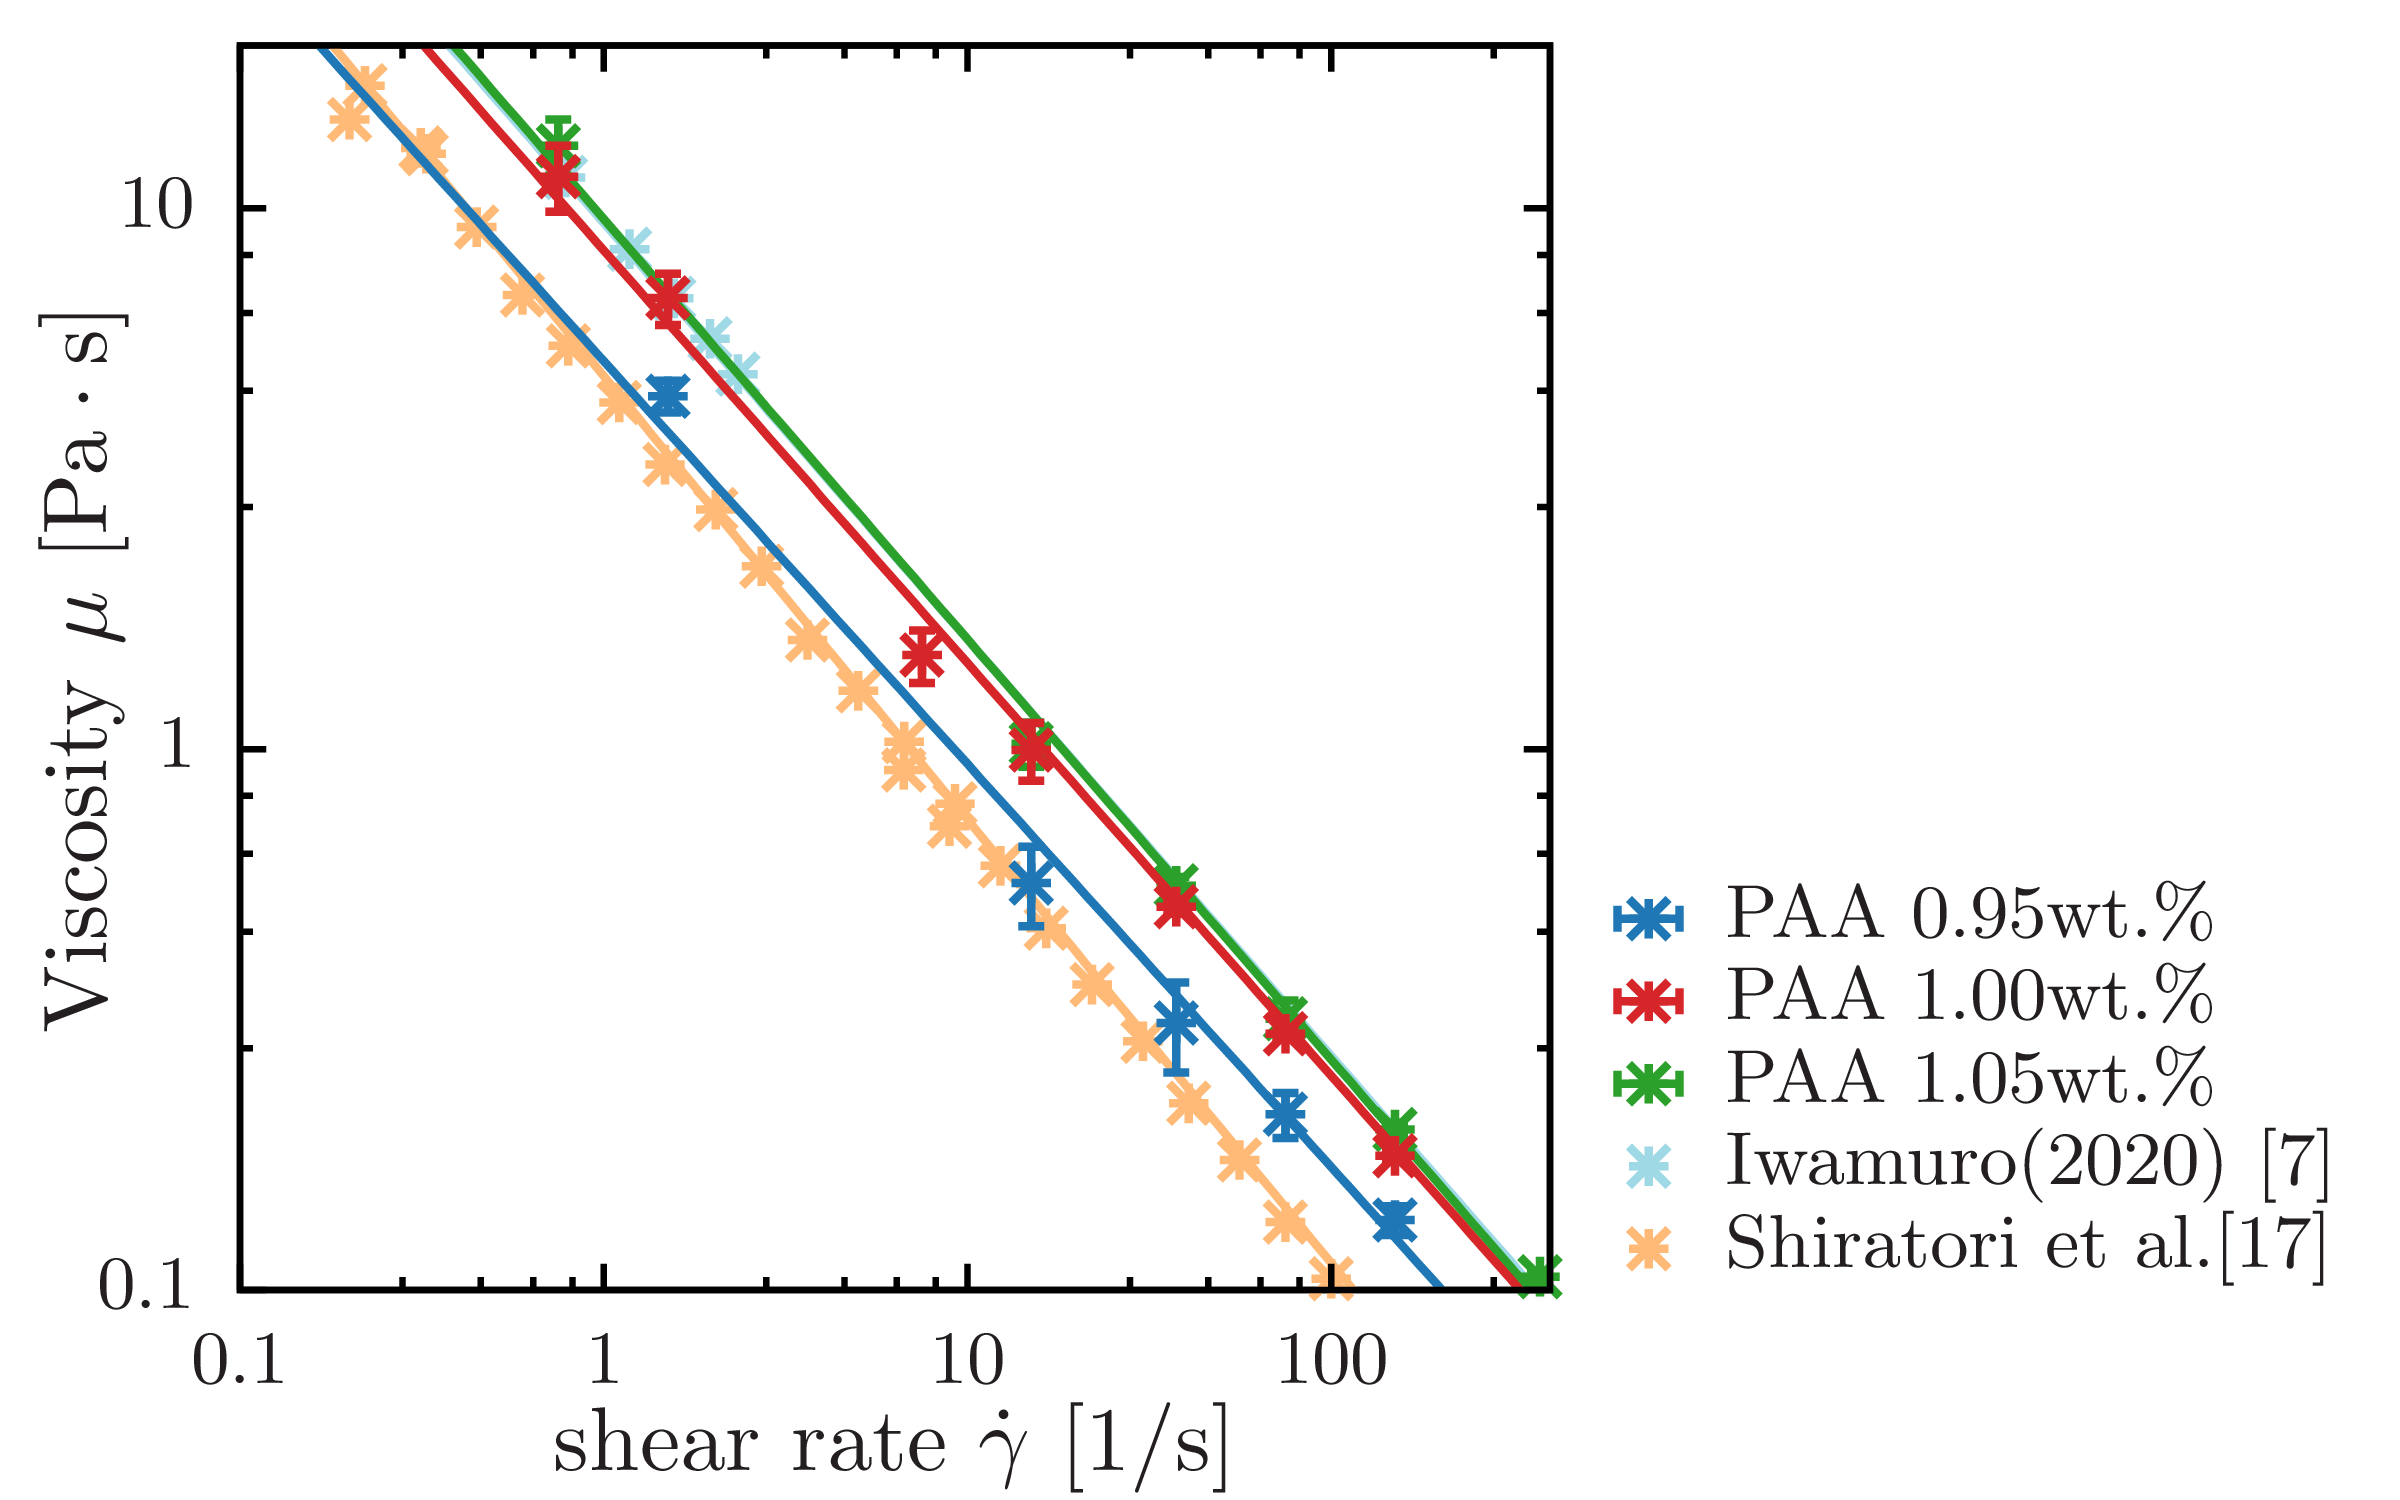

Write the gnuplot code that produced this figure.
set terminal epslatex standalone header \
" \
\\usepackage{amssymb, amsmath, bm}\n\
\\usepackage{siunitx}\n \
"
set terminal epslatex size 4, 2.5 standalone color solid 9
 
set encoding utf8
set datafile separator ','

set tics front 
set border front
set border lw 3
  
if (!exists("fname")) fname='test'

oname = sprintf("%s.tex", fname)
set output oname

file_01 = sprintf('./exp-data.csv')
file_95 = sprintf('./95.csv') 
file_105 = sprintf('./105.csv')
shiratori = sprintf('./ref.csv')
iwamuro = sprintf('./ref_iwamuro.csv')

lx = 40.0
ly = 200.0
 
set multiplot

set style line 101 lt 1 lw 4 ps 2 lc rgb '#d62728' # red
set style line 102 lt 1 lw 4 ps 2 lc rgb '#1f77b4' # blue
set style line 103 lt 1 lw 4 ps 2 lc rgb '#2ca02c' # green
set style line 104 lt 1 lw 4 ps 2 lc rgb '#ff7f0e' # orange
set style line 105 lt 1 lw 4 ps 2 lc rgb '#17becf' # light-blue
set style line 106 lt 1 lw 4 ps 2 lc rgb '#9467bd' # purple
set style line 107 lt 1 lw 4 ps 2 lc rgb '#bcbd22' # yellow
set style line 108 lt 1 lw 4 ps 2 lc rgb '#e377c2' # orchid
set style line 109 lt 1 lw 4 ps 2 lc rgb '#7f7f7f' # gray
set style line 110 lt 1 lw 4 ps 2 lc rgb '#8c564b' # brown
 
set style line 111 lt 1 lw 4 ps 2 lc rgb '#ff9896' # red
set style line 112 lt 1 lw 4 ps 2 lc rgb '#aec7e8' # blue
set style line 113 lt 1 lw 4 ps 2 lc rgb '#98df8a' # green
set style line 114 lt 1 lw 4 ps 2 lc rgb '#ffbb78' # orange
set style line 115 lt 1 lw 4 ps 2 lc rgb '#9edae5' # light-blue
set style line 116 lt 1 lw 4 ps 2 lc rgb '#c5b0d5' # purple
set style line 117 lt 1 lw 4 ps 2 lc rgb '#dbdb8d' # yellow
set style line 118 lt 1 lw 4 ps 2 lc rgb '#f7b6d2' # orchid
set style line 119 lt 1 lw 4 ps 2 lc rgb '#c7c7c7' # gray
set style line 120 lt 1 lw 4 ps 2 lc rgb '#c49c94' # brown
 
set palette defined (0 '#999999',\
                     1 '#00008b',\
					 2 '#2ca9e1',\
					 3 '#008000',\
					 4 '#c8c800',\
					 5 '#ff0000',\
					 6 '#1a1a1a') positive
 
set format '$%g$'
 
set size ratio 0.95
set style fill solid 0.2
 
####################################################################################################
 
set lmargin screen 0.1
set rmargin screen 0.98
 
set tmargin screen 0.97
set bmargin screen 0.14
 
####################################################################################################
 
set key width -2 spacing 1.1 samplen 0.8 Left reverse invert
set key bottom outside
 
####################################################################################################
 
f(x) = k*x**(n-1)
g(x) = k1*x**(n1-1)
h(x) = k2*x**(n2-1)
k=8.3665
n=0.237
k1=9.4
n1=0.23
k2=4.9
n2=0.18

p(x) = k3*x**(n3-1)
q(x) = k4*x**(n4-1)
k3=5.2208
n3=0.255
k4=9.5589
n4=0.223

set logscale x
set logscale y

set format x '$%g$'
set xlabel '{\Large shear rate $\dot{\gamma}$ [$\SI{}{1/s}$]}' offset 0,0.4
set xrange [0.1:400]
set xtics 10
set mxtics 5
 
set ylabel '{\Large Viscosity $\mu$ [$\SI{}{Pa \cdot s}$]}' offset 2.1,0
set format y '$%g$'
set yrange [0.1:20]
set ytics 10 offset 0,0
set mytics 5


#fit g(x) iwamuro using 1:2 via k1,n1
#fit h(x) shiratori using 1:2 via n2
 
plot \
shiratori using 1:2 with points ls 114 pt  3 ps 1.5 lw 4 title 'Shiratori et al.[17]',\
h(x) ls 114 lw 4 title '',\
iwamuro using 1:2 with points ls 115 pt  3 ps 1.5 lw 4 title 'Iwamuro(2020) [7]',\
g(x) ls 115 lw 4 title '',\
file_105 using 1:2:3 with yerror ls 103 pt  3 ps 1.5 lw 4 title 'PAA 1.05wt.\%',\
q(x) ls 103 lw 4 title '',\
file_01 using 1:2:3 with yerror ls 101 pt  3 ps 1.5 lw 4 title 'PAA 1.00wt.\%',\
f(x) ls 101 lw 4 title '',\
file_95 using 1:2:3 with yerror ls 102 pt  3 ps 1.5 lw 4 title 'PAA 0.95wt.\%',\
p(x) ls 102 lw 4 title ''

unset multiplot
reset
